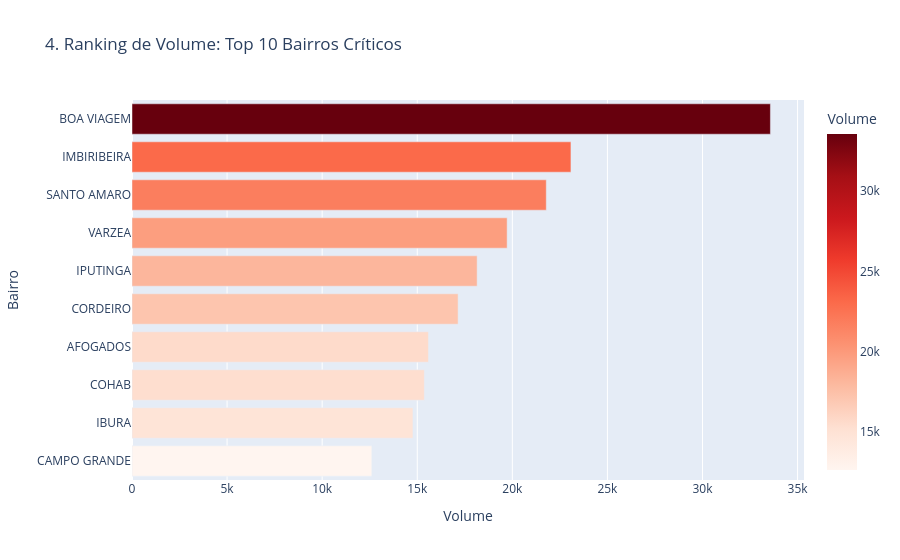
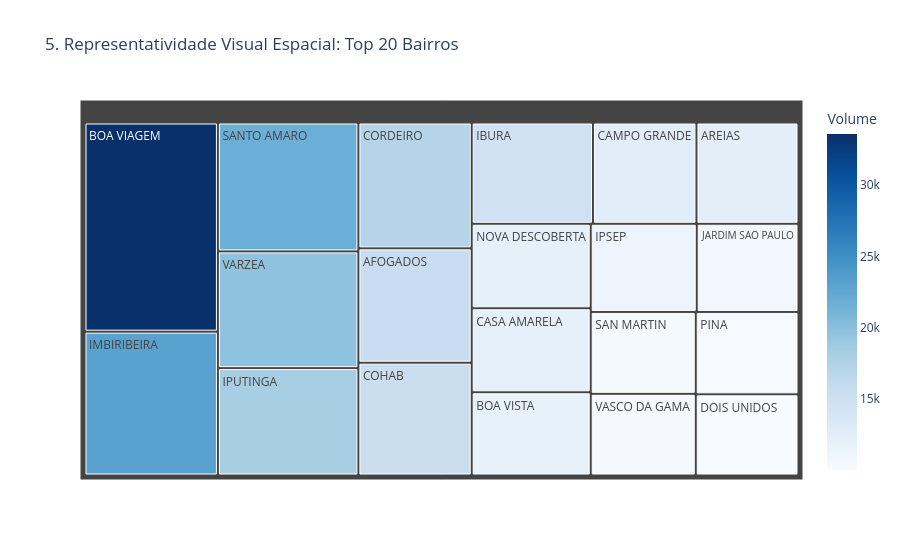

Notebook source saved alongside these figures, in order:
### Code cell
# Top 10 Bairros (Barras Horizontais)
top10_bairros = df_all['BAIRRO'].value_counts().head(10).reset_index()
top10_bairros.columns = ['Bairro', 'Volume']

fig4 = px.bar(top10_bairros, x='Volume', y='Bairro', orientation='h', 
              title='4. Ranking de Volume: Top 10 Bairros Críticos',
              color='Volume', color_continuous_scale='Reds')
fig4.update_layout(yaxis={'categoryorder':'total ascending'})
fig4.show()

# Top 20 Bairros (Treemap)
top20_bairros = df_all['BAIRRO'].value_counts().head(20).reset_index()
top20_bairros.columns = ['Bairro', 'Volume']

fig5 = px.treemap(top20_bairros, path=['Bairro'], values='Volume',
                  title='5. Representatividade Visual Espacial: Top 20 Bairros',
                  color='Volume', color_continuous_scale='Blues')
fig5.show()

### Figure 1 — Plotly figure (JSON) as saved in the notebook; plotly's stock layout.template omitted (floating-point values rounded to 4 significant figures)
{"data": [{"hovertemplate": "Volume=%{marker.color}<br>Bairro=%{y}<extra></extra>", "legendgroup": "", "marker": {"color": [33571, 23082, 21785, 19727, 18150, 17148, 15588, 15371, 14774, 12611], "coloraxis": "coloraxis", "pattern": {"shape": ""}}, "name": "", "orientation": "h", "showlegend": false, "textposition": "auto", "type": "bar", "x": [33571, 23082, 21785, 19727, 18150, 17148, 15588, 15371, 14774, 12611], "xaxis": "x", "y": ["BOA VIAGEM", "IMBIRIBEIRA", "SANTO AMARO", "VARZEA", "IPUTINGA", "CORDEIRO", "AFOGADOS", "COHAB", "IBURA", "CAMPO GRANDE"], "yaxis": "y"}], "layout": {"barmode": "relative", "coloraxis": {"colorbar": {"title": {"text": "Volume"}}, "colorscale": [[0, "rgb(255,245,240)"], [0.125, "rgb(254,224,210)"], [0.25, "rgb(252,187,161)"], [0.375, "rgb(252,146,114)"], [0.5, "rgb(251,106,74)"], [0.625, "rgb(239,59,44)"], [0.75, "rgb(203,24,29)"], [0.875, "rgb(165,15,21)"], [1, "rgb(103,0,13)"]]}, "legend": {"tracegroupgap": 0}, "title": {"text": "4. Ranking de Volume: Top 10 Bairros Críticos"}, "xaxis": {"anchor": "y", "domain": [0, 1], "title": {"text": "Volume"}}, "yaxis": {"anchor": "x", "categoryorder": "total ascending", "domain": [0, 1], "title": {"text": "Bairro"}}}}

### Figure 2 — Plotly figure (JSON) as saved in the notebook; plotly's stock layout.template omitted (floating-point values rounded to 4 significant figures)
{"data": [{"branchvalues": "total", "customdata": [[33570.0], [23080.0], [21780.0], [19730.0], [18150.0], [17150.0], [15590.0], [15370.0], [14770.0], [12610.0], [12430.0], [12100.0], [12030.0], [11920.0], [11240.0], [10790.0], [10340.0], [10320.0], [10180.0], [10030.0]], "domain": {"x": [0, 1], "y": [0, 1]}, "hovertemplate": "labels=%{label}<br>Volume_sum=%{value}<br>parent=%{parent}<br>id=%{id}<br>Volume=%{color}<extra></extra>", "ids": ["BOA VIAGEM", "IMBIRIBEIRA", "SANTO AMARO", "VARZEA", "IPUTINGA", "CORDEIRO", "AFOGADOS", "COHAB", "IBURA", "CAMPO GRANDE", "AREIAS", "NOVA DESCOBERTA", "CASA AMARELA", "BOA VISTA", "IPSEP", "JARDIM SAO PAULO", "SAN MARTIN", "VASCO DA GAMA", "PINA", "DOIS UNIDOS"], "labels": ["BOA VIAGEM", "IMBIRIBEIRA", "SANTO AMARO", "VARZEA", "IPUTINGA", "CORDEIRO", "AFOGADOS", "COHAB", "IBURA", "CAMPO GRANDE", "AREIAS", "NOVA DESCOBERTA", "CASA AMARELA", "BOA VISTA", "IPSEP", "JARDIM SAO PAULO", "SAN MARTIN", "VASCO DA GAMA", "PINA", "DOIS UNIDOS"], "marker": {"coloraxis": "coloraxis", "colors": [33570.0, 23080.0, 21780.0, 19730.0, 18150.0, 17150.0, 15590.0, 15370.0, 14770.0, 12610.0, 12430.0, 12100.0, 12030.0, 11920.0, 11240.0, 10790.0, 10340.0, 10320.0, 10180.0, 10030.0]}, "name": "", "parents": ["", "", "", "", "", "", "", "", "", "", "", "", "", "", "", "", "", "", "", ""], "type": "treemap", "values": [33570.0, 23080.0, 21780.0, 19730.0, 18150.0, 17150.0, 15590.0, 15370.0, 14770.0, 12610.0, 12430.0, 12100.0, 12030.0, 11920.0, 11240.0, 10790.0, 10340.0, 10320.0, 10180.0, 10030.0]}], "layout": {"coloraxis": {"colorbar": {"title": {"text": "Volume"}}, "colorscale": [[0, "rgb(247,251,255)"], [0.125, "rgb(222,235,247)"], [0.25, "rgb(198,219,239)"], [0.375, "rgb(158,202,225)"], [0.5, "rgb(107,174,214)"], [0.625, "rgb(66,146,198)"], [0.75, "rgb(33,113,181)"], [0.875, "rgb(8,81,156)"], [1, "rgb(8,48,107)"]]}, "legend": {"tracegroupgap": 0}, "title": {"text": "5. Representatividade Visual Espacial: Top 20 Bairros"}}}
